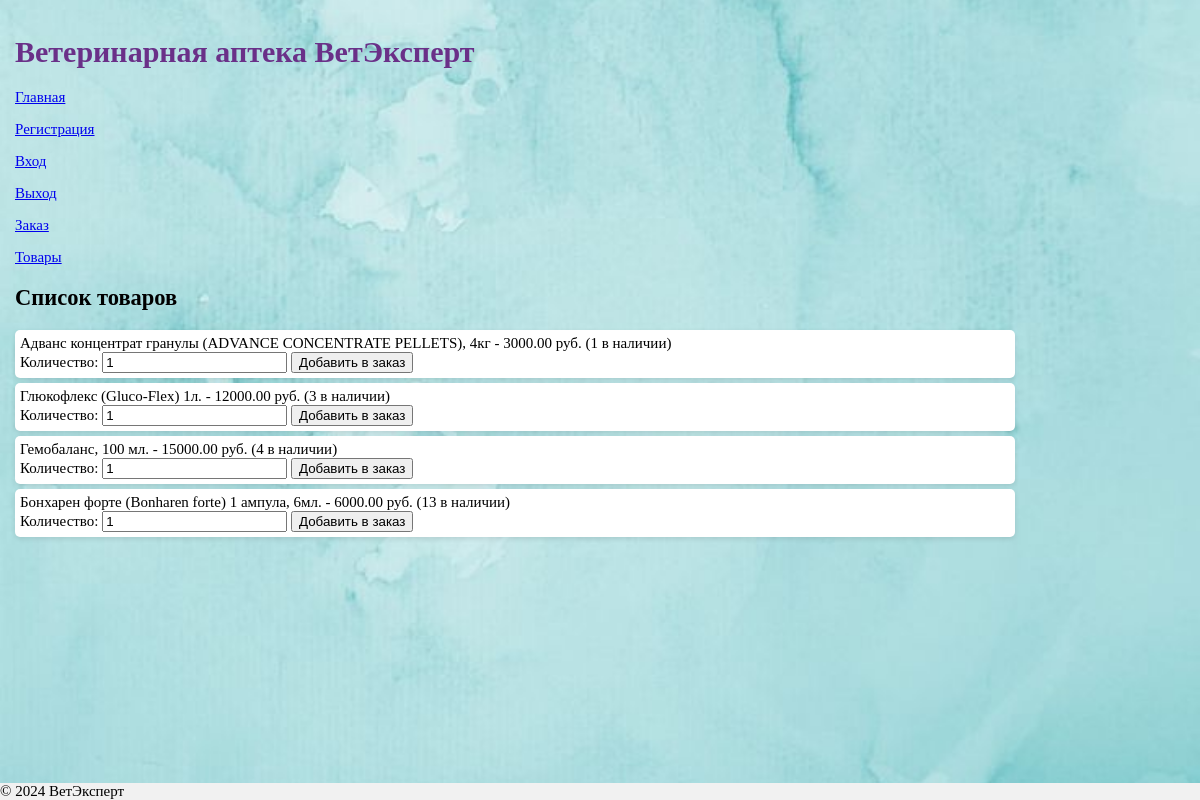
Before: /product/ with the older database file.
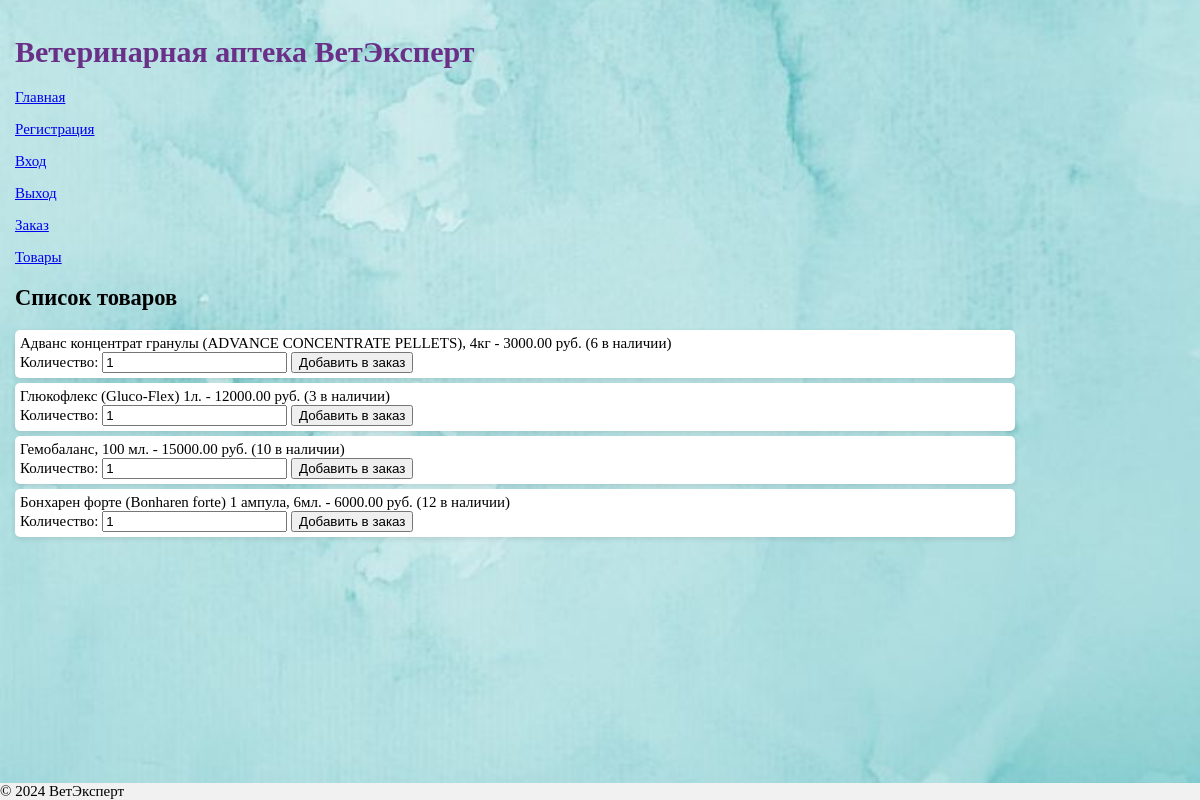
After: the same page with the newer database file.
### vetap/models.py (models this page shows, shortened)
class Product(models.Model): # Модель товара
    name = models.CharField(max_length=255)
    description = models.TextField()
    price = models.DecimalField(max_digits=10, decimal_places=2)
    quantity = models.PositiveIntegerField(default=0)  # Количество на складе
    status = models.CharField(max_length=20, choices=[
        ('available', 'Доступен'),
        ('unavailable', 'Недоступен')
    ], default='available')

### vetap/views.py (the view)
# urls.py: path('product/', product, name='product'),
def product(request):  # Список товаров
    products = Product.objects.all()
    return render(request, 'vetapp/product.html', {'products': products})

### templates/vetapp/product.html (shortened to what this page needs)
{% extends 'vetapp/base.html' %}
{% block content %}
<h2>Список товаров</h2>
<ul>
    {% for product in products %}
        <li>
            {{ product.name }} - {{ product.price }} руб. ({{ product.quantity }} в наличии)
            <form action="{% url 'add_to_cart' product.id %}" method="post">
                <label for="quantity_{{ product.id }}">Количество:</label>
                <input type="number" name="quantity" id="quantity_{{ product.id }}" min="1" value="1" required>
                <button type="submit">Добавить в заказ</button>
            </form>
        </li>
    {% endfor %}
</ul>
{% endblock %}

Changed rows visible on the page:
changed Product "Адванс концентрат гранулы (ADVANCE CONCENTRATE PELLETS), 4кг": quantity "1" → "6"
changed Product "Гемобаланс, 100 мл.": quantity "4" → "10"
changed Product "Бонхарен форте (Bonharen forte) 1 ампула, 6мл.": quantity "13" → "12"
